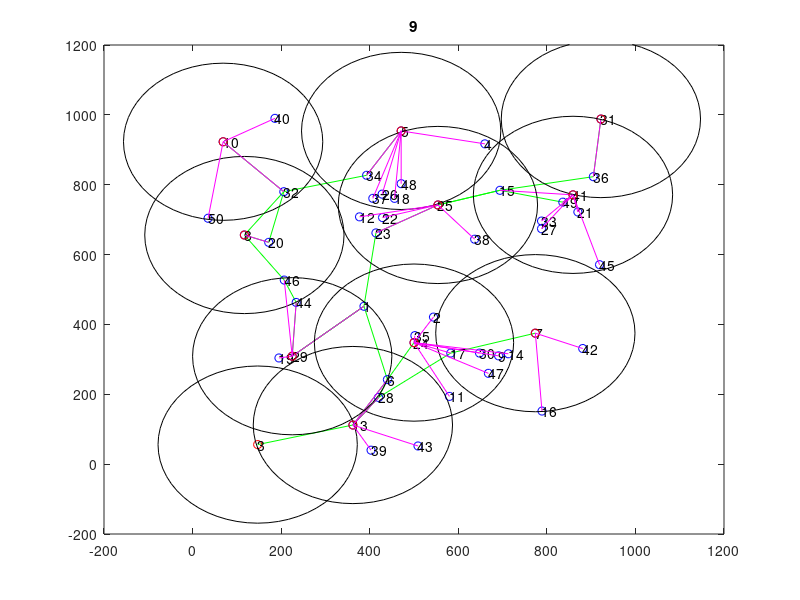
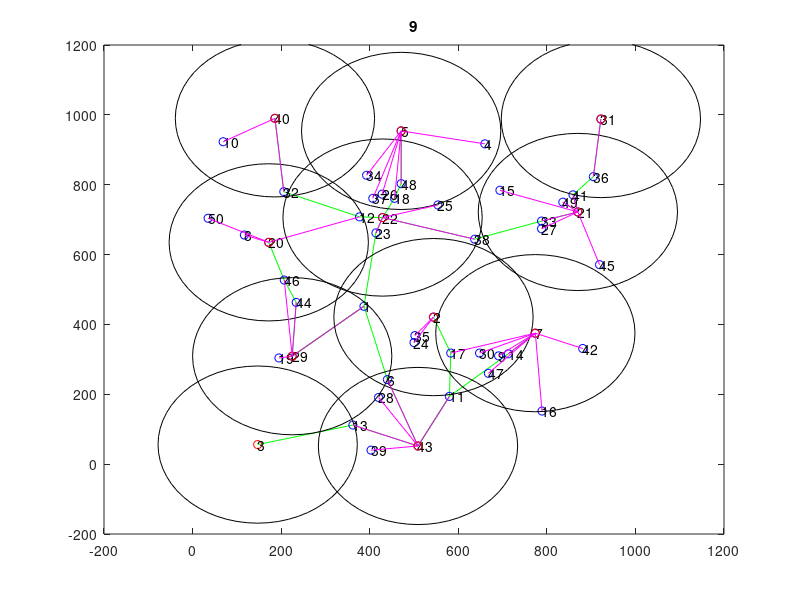
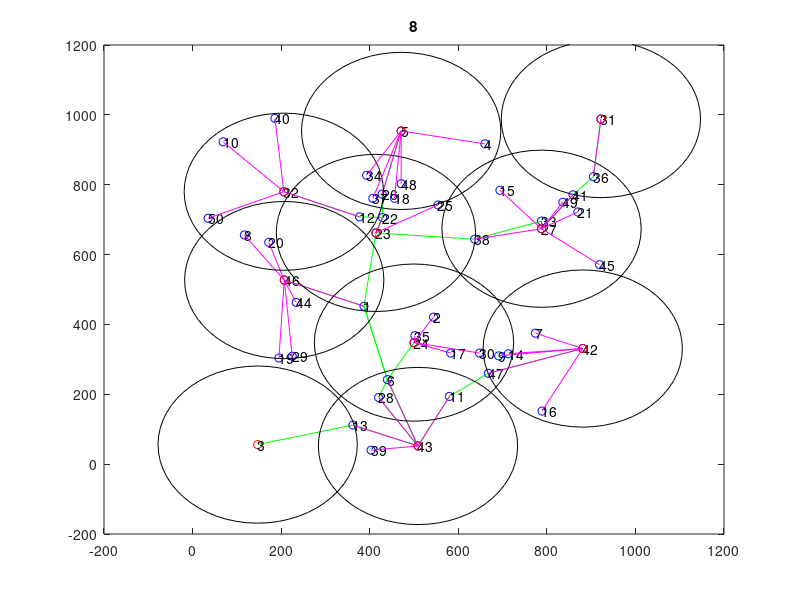
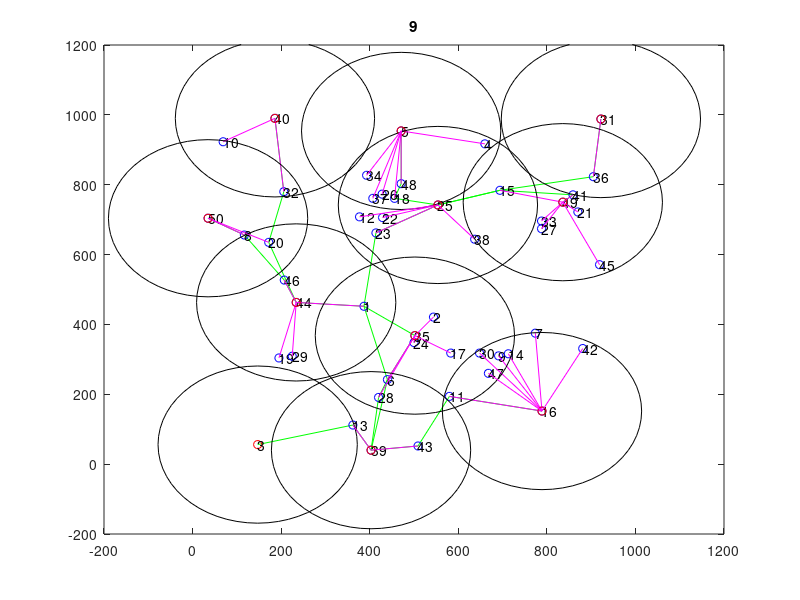

Here is the MATLAB script that generated these plots, in order:
clc;
clear all;
close all;

data = load("lab1data.txt");
xall = data(:,1);
yall = data(:,2);

[n,m] = size(data);
r = 1;% 当前轮数
Rc = 225;% 最大通信半径
SN.x = xall(3);
SN.y = yall(3);% 汇聚节点
x = [xall(1:2);xall(4:n)];
y = [yall(1:2);yall(4:n)];

a=zeros(n-1);
for i=1:n-1
    for j=i:n-1
        a(i,j) = sqrt((x(i)-x(j))^2+(y(i)-y(j))^2);
    end
end
a=a+a';
nb_Rc = cell(1,n-1);
nb_2Rc = cell(1,n-1);
for i=1:n-1
    for j=i:n-1
        if 0<a(i,j)&&a(i,j)<=Rc
            nb_Rc{i} = [nb_Rc{i},j];
            nb_Rc{j} = [nb_Rc{j},i];
        elseif Rc<a(i,j)&&a(i,j)<=2*Rc
            nb_2Rc{i} = [nb_2Rc{i},j];
            nb_2Rc{j} = [nb_2Rc{j},i];
        end
    end
end

Eo=1; % J
Eelec=50*10^(-9); % J/bit
ETx=Eelec; % J/bit
ERx=Eelec; % J/bit
% Transmit Amplifier Types %
Eamp=10*10^(-12); % J/bit/m^2
% Data Aggregation Energy %
EDA=5*10^(-9); % J/bit

k=1024; % 每次传输的bit数
firstdead=0;
p = 0.1;% 簇首占比
type = -1*ones(1,n-1);% 0 候选节点；1 候选簇头；2 簇节点；3 簇头；-1 普通节点；-2 死亡
cluster = zeros(1,n-1);% 节点归属的簇
chid = zeros(1,n-1);% 簇首编号
dtch = zeros(1,n-1);% 当成为簇节点时，离它的簇首的距离
dts = zeros(1,n-1);% 当成为簇首时，离SN的距离
times = zeros(1,n-1);% 有几次被选为簇首
rleft = zeros(1,n-1);% 每个节点离下次选举剩下的轮数
op = zeros(1,n-1);% 可操作标志
E = Eo*ones(1,n-1);% 节点初始能量（J）
dead_nodes = 0;% 死亡节点数
alive = ones(1,n-1);% 0 节点已经死亡
rmax = zeros(1,n-1);% 节点运行的最大轮数
rnd = zeros(1,n-1);
alive_nodes = [];


while dead_nodes<n-1
    t=(p/(1-p*(mod(r,1/p))));% 阈值
    tleft=mod(r,round(1/p));
    numCLheads = 0;
    type(type~=-2)=-1;
    rdatach = zeros(1,n-1);% 簇首接收到的数据量
    start = 1;% 新一轮选举
    CLheads = [];
    
    while size(find(type==-1),2)>0||size(find(type==0),2)>0
        chtarget = [];
        if start
            target = find(type==-1);
        else
            target = find(type==0);
        end
        if size(find(type==0),2)==0
            target = find(type==-1);
        end
        for i=target % step1 选出候选簇头
            if rleft(i)>0
               rleft(i)=rleft(i)-1;
            end
            if E(i)>0 && rleft(i)==0
                tmp=rand;
                if tmp<t*E(i)/Eo*size(nb_Rc{i})/7.44
                    type(i) = 1;
                    rleft(i)=round(1/p)-tleft;% 更新到下次选举轮数
                    chtarget = [chtarget,i];% 本轮候选簇头集
                    numCLheads = numCLheads+1;
                    chid(i) = numCLheads;
                    start=0;
%                     numCLheads=numCLheads+1;% 簇首数加1
%                     cluster(i)=numCLheads;% 记录下簇首序号
%                     dts(i)=sqrt((SN.x-x(i))^2 + (SN.y-y(i))^2);
                end
            end
        end
        l = size(chtarget,2);
        conflict = zeros(l);
        del = [];
        for i=1:l% step2 <Rc范围 簇头竞争
            for j=i:l
                if size(find(nb_Rc{chtarget(i)}==chtarget(j)),2) ~= 0
                    conflict(i,j)=1;
                end
            end
        end
        while sum(conflict(:))~=0
            [row,col]=find(conflict==1);
            if E(chtarget(row(1)))>=E(chtarget(col(1)))
                conflict(:,col(1))=0;
                del = [del,col(1)];
                type(chtarget(col(1)))=-1;
            else
                conflict(row(1),:)=0;
                del = [del,row(1)];
                type(chtarget(row(1)))=-1;
            end
        end
        for i=1:l
            if sum(i==del)==0
                CLheads = [CLheads, chtarget(i)];
            end
        end
        type(CLheads)=3;
        for i=CLheads
            type(nb_2Rc{i}(type(nb_2Rc{i})==-1))=0;% Rc-2Rc的普通节点一律声明为候选节点
        end
        for i=CLheads
            cluster(nb_Rc{i})=i;
            type(nb_Rc{i}(type(nb_Rc{i})~=-2))=2;
        end
    end
    
    if size(CLheads,2)~=0 % 如果选举出新的簇首，更新簇首信息,计算能量损耗
        figure(r)
        RP=cell(1,n-1);% 中继信息
        RPplan=cell(1,n-1);% 中继方案
        s = size(CLheads,2);
        path=1*ones(1,s);
        d(1:s)=inf;
        SNs=-1;
        chd=zeros(s); % 计算簇首路径
        found=zeros(1,s);
        pre_node=-1*ones(1,s);
        for i=1:s
            if  CLheads(i)==12 && SNs==-1
                SNs=i;
            end
            for j=i+1:s
                for tmp=nb_Rc{CLheads(i)}
                    if  tmp==12 && SNs==-1
                        SNs=i;
                    end
                    if type(tmp)==2
                       for t=nb_Rc{tmp}
                           if cluster(t)==CLheads(j)&&alive(t)&&alive(tmp)
                               chd(i,j)=1;
                               chd(j,i)=1;
                               RP{CLheads(i)}=[RP{CLheads(i)},{[CLheads(j),tmp,t]}];
                               RP{CLheads(j)}=[RP{CLheads(j)},{[CLheads(i),t,tmp]}];
                           end
                       end
                    end
                end
            end
        end
        for tmp=nb_Rc{CLheads(i)}
            if  tmp==12 && SNs==-1
                SNs=i;
            end
        end
        if SNs==-1
            break;
        end
        root=SNs;
        found(SNs)=1;
        d(SNs)=0;
        chd(chd==0)=inf;
        if sum(alive==0)~=0
            pause(0.1);
        end
        % run dijkstra
        while sum(found)<s  %看是否所有的点都标记为P标号
            target=find(found==0); 
            dtmp=d;
            d(target)=min(d(target),d(SNs)+chd(SNs,target));%对还没有存入found的点更新最短通路
            minp_nodeidx=find(d(target)==min(d(target)));
            updated=find(d(target)~=dtmp(target));%最短路径被更新过的节点
            if size(updated,2)~=0
                pre_node(target(updated))=SNs;
            end
            SNs=target(minp_nodeidx(1));   %将当前符合最短通路的节点设为源点
            found(SNs)=1;%已找到最小路径 found(i)=1
            path(SNs)=pre_node(SNs);
        end
        
        if size(find(path==-1),2)% 网络产生分割
            break;
        end
        
        for i=1:s % 求出最短RP方案,画出路径
            pre=CLheads(path(i));
            cur=CLheads(i);
            mind=inf;
            idx=0;
            pos=0;
            if i~=root
                for j=RP{cur}
                    pos=pos+1;
                    if j{1}(1)==pre
                        d1=a(cur,j{1}(2));
                        d2=a(j{1}(2),j{1}(3));
                        d3=a(j{1}(3),pre);
                        if mind>d1+d2+d3
                            mind=d1+d2+d3;
                            idx=pos;
                        end
                    end
                end
                RPplan(cur)=RP{cur}(idx);
                plot([x(cur),x(RPplan{cur}(2))],[y(cur),y(RPplan{cur}(2))],'g');
                hold on;
                plot([x(RPplan{cur}(2)),x(RPplan{cur}(3))],[y(RPplan{cur}(2)),y(RPplan{cur}(3))],'g');
                hold on;
                plot([x(RPplan{cur}(3)),x(pre)],[y(RPplan{cur}(3)),y(pre)],'g');
                hold on;
            else
                if cur==12
                    plot([x(cur),SN.x],[y(cur),SN.y],'g');
                    hold on;
                else
                    plot([x(cur),x(12)],[y(cur),y(12)],'g');
                    hold on;
                    plot([x(12),SN.x],[y(12),SN.y],'g');
                    hold on;
                end
                
            end
        end
        
        for i=1:n-1
            if alive(i)==1 && type(i)==2 % 计算簇节点能量损耗
                curCH=cluster(i);
                dtch(i) = a(i,curCH);
                ETx=(Eelec + Eamp*dtch(i)^2)*k;
                E(i)=E(i)-ETx;
                ERx=(Eelec + EDA)*k;
                E(curCH)=E(curCH) - ERx;
                rdatach(curCH) = rdatach(curCH)+k;
            end
        end
        
        while sum(rdatach(CLheads))~=0
            for i=CLheads % 簇首与汇聚节点通信
                if alive(i)&&i~=CLheads(root)&&rdatach(i)~=0
                    nextCH=RPplan{i}(1);
                    RP1=RPplan{i}(2);
                    RP2=RPplan{i}(3);
                    
                    RPpack=rdatach(i)*0.3;
                    ETx=(Eelec+EDA+Eamp*((x(i)-x(RP1))^2+(y(i)-y(RP1))^2))*RPpack;%发射给中继节点1
                    E(i)=E(i)-ETx;
                    rdatach(i)=0;
                    
                    ERx=(Eelec + EDA)*RPpack;% 中继节点1接收
                    ETx=(Eelec + Eamp*a(RP1,RP2)^2)*RPpack;% 中继节点1发射给2
                    E(RP1)=E(RP1)-ETx-ERx;
                    ERx=(Eelec + EDA)*RPpack;
                    ETx=(Eelec + Eamp*a(RP2,i)^2)*RPpack;% 中继节点2发射给下一个簇首
                    E(RP2)=E(RP2)-ETx-ERx;
                    
                    ERx=(Eelec + EDA)*RPpack;
                    E(nextCH)=E(nextCH)-ERx;
                    rdatach(nextCH)=rdatach(nextCH)+RPpack;
                end
            end
            if find(rdatach~=0)==CLheads(root)%已经全部传到最近的簇首了
                break;
            end
        end
        
        dead_new=find(E<=0&alive==1);
        for i=dead_new %更新死亡节点(放最后显然是不科学的，但是传输途中更新太麻烦了，不想写备用路径方案)
            alive(i)=0;
            rmax(i)=r;
            type(i)=-2;
            dead_nodes = dead_nodes + 1;
        end
        
        if dead_nodes>0 && firstdead==0
            firstdead=r;
        end
        
        alive_nodes = [alive_nodes, n-1-dead_nodes];
        % 画图
%%%%%%%%%%%%%%%%%%
        
        title(num2str(s-1))
        for i=1:n-1
            if i>=3
                c = num2str(i+1);
            else
                c = num2str(i);
            end
            scatter(x(i),y(i),'b');
            text(x(i),y(i),c);
            hold on;
        end
        scatter(SN.x,SN.y,'r');
        para = [SN.x-Rc, SN.y-Rc, 2*Rc, 2*Rc];
        rectangle('Position', para, 'Curvature', [1 1]);
        text(xall(3),yall(3),'3');
        hold on;
        for i=1:n-1
            curCH=cluster(i);
            if alive(i)==0||type(i)==-2
                scatter(x(i),y(i),'k');
                hold on;
            end
            if type(i)==2
                plot([x(i),x(curCH)],[y(i),y(curCH)],'m');
                hold on;
            elseif type(i)==3
                scatter(x(i),y(i),'r');
%                 plot([x(i),SN.x],[y(i),SN.y],'g');
                para = [x(i)-Rc, y(i)-Rc, 2*Rc, 2*Rc];
                rectangle('Position', para, 'Curvature', [1 1]);
                hold on;
            end
        end
        xlim([-200 1200])
        ylim([-200 1200])
%%%%%%%%%%%%%%%%%%
    else
        r = r-1;
    end
    % e = e+1;
    r=r+1;
    if r == 5
        break;
    end
end
% plot(1:size(alive_nodes,2),alive_nodes)%存活节点数曲线
% xlim([0 r])
% ylim([0 n])